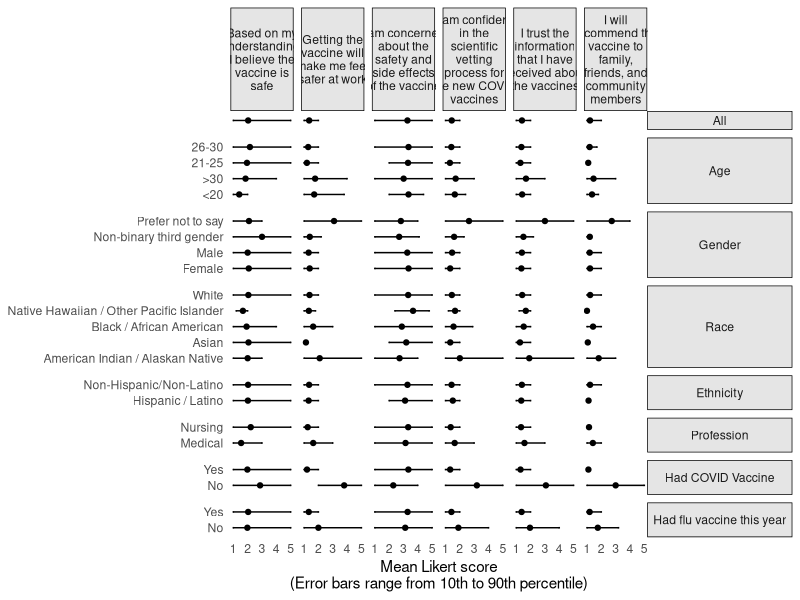

Here is the R script that generated this plot:
## ---- chunk 1
# Do not modify this chunk.
knitr::opts_chunk$set(echo = TRUE, warning = FALSE, message = FALSE)
## ---- chunk 2
# Put all necessary libraries here
library(tidyverse)
## ---- chunk 3
covid_survey <- read_csv("data/covid-survey.csv", skip = 1)
dim(covid_survey)
## ---- chunk 4
covid_survey<-covid_survey%>%filter(if_any(-response_id, ~ !is.na(.)))
dim(covid_survey)
## ---- chunk 5
covid_survey$exp_already_vax <- case_when(
  covid_survey$exp_already_vax == 0 ~ "No",
  covid_survey$exp_already_vax == 1 ~ "Yes"
)

covid_survey$exp_flu_vax <- case_when(
  covid_survey$exp_flu_vax == 0 ~ "No",
  covid_survey$exp_flu_vax == 1 ~ "Yes"
)

covid_survey$exp_profession <- case_when(
  covid_survey$exp_profession == 0 ~ "Medical",
  covid_survey$exp_profession == 1 ~ "Nursing"
)

covid_survey$exp_gender <- case_when(
  covid_survey$exp_gender == 0 ~ "Male",
  covid_survey$exp_gender == 1 ~ "Female",
  covid_survey$exp_gender == 3 ~ "Non-binary third gender",
  covid_survey$exp_gender == 4 ~ "Prefer not to say"
)

covid_survey$exp_race <- case_when(
  covid_survey$exp_race == 1 ~ "American Indian / Alaskan Native",
  covid_survey$exp_race == 2 ~ "Asian",
  covid_survey$exp_race == 3 ~ "Black / African American",
  covid_survey$exp_race == 4 ~ "Native Hawaiian / Other Pacific Islander",
  covid_survey$exp_race == 5 ~ "White"
)

covid_survey$exp_ethnicity <- case_when(
  covid_survey$exp_ethnicity == 1 ~ "Hispanic / Latino",
  covid_survey$exp_ethnicity == 2 ~ "Non-Hispanic/Non-Latino"
)

covid_survey$exp_age_bin <- case_when(
  covid_survey$exp_age_bin == 0 ~ "<20",
  covid_survey$exp_age_bin == 20 ~ "21-25",
  covid_survey$exp_age_bin == 25 ~ "26-30",
  covid_survey$exp_age_bin == 30 ~ ">30",
)
## ---- chunk 6
covid_survey_longer <- covid_survey %>% 
  pivot_longer(
    cols = starts_with("exp_"), 
    names_to = "explanatory", 
    values_to = "explanatory_value") %>% 
  filter(!is.na(explanatory_value)) %>% 
  pivot_longer(
    cols = starts_with("resp_"), 
    names_to = "response", 
    values_to = "response_value")

covid_survey_longer
## ---- chunk 7
covid_survey_summary_stats_by_group <- covid_survey_longer %>% group_by(explanatory, explanatory_value, response) %>% summarize(mean = mean(response_value, na.rm = TRUE), low = quantile(response_value, 0.1, na.rm = TRUE), high = quantile(response_value, 0.9, na.rm = TRUE))

covid_survey_summary_stats_by_group
## ---- chunk 8
covid_survey_summary_stats_all <- covid_survey_longer %>% group_by(response) %>% summarize(mean = mean(response_value, na.rm = TRUE), low = quantile(response_value, 0.1, na.rm = TRUE), high = quantile(response_value, 0.9, na.rm = TRUE)) %>% mutate(explanatory = "All", explanatory_value = "")

covid_survey_summary_stats_all
## ---- chunk 9
covid_survey_summary_stats <- bind_rows(covid_survey_summary_stats_all, covid_survey_summary_stats_by_group)
covid_survey_summary_stats
## ---- chunk 10
covid_survey_summary_stats$response[covid_survey_summary_stats$response == "resp_safety"] <- "Based on my understanding, I believe the vaccine is safe"
covid_survey_summary_stats$response[covid_survey_summary_stats$response == "resp_confidence_science"] <- "I am confident in the scientific vetting process for the new COVID vaccines"
covid_survey_summary_stats$response[covid_survey_summary_stats$response == "resp_feel_safe_at_work"] <- "Getting the vaccine will make me feel safer at work"
covid_survey_summary_stats$response[covid_survey_summary_stats$response == "resp_will_recommend"] <- "I will recommend the vaccine to family, friends, and community members"
covid_survey_summary_stats$response[covid_survey_summary_stats$response == "resp_trust_info"] <- "I trust the information that I have received about the vaccines"
covid_survey_summary_stats$response[covid_survey_summary_stats$response == "resp_concern_safety"] <- "I am concerned about the safety and side effects of the vaccine"

covid_survey_summary_stats$explanatory[covid_survey_summary_stats$explanatory == "exp_age_bin"] <- "Age"
covid_survey_summary_stats$explanatory[covid_survey_summary_stats$explanatory == "exp_gender"] <- "Gender"
covid_survey_summary_stats$explanatory[covid_survey_summary_stats$explanatory == "exp_race"] <- "Race"
covid_survey_summary_stats$explanatory[covid_survey_summary_stats$explanatory == "exp_ethnicity"] <- "Ethnicity"
covid_survey_summary_stats$explanatory[covid_survey_summary_stats$explanatory == "exp_profession"] <- "Profession"
covid_survey_summary_stats$explanatory[covid_survey_summary_stats$explanatory == "exp_already_vax"] <- "Had COVID Vaccine"
covid_survey_summary_stats$explanatory[covid_survey_summary_stats$explanatory == "exp_flu_vax"] <- "Had flu vaccine this year"
## ---- chunk 11
ggplot(data = covid_survey_summary_stats, mapping = aes(mean, explanatory_value, xmin = low, xmax = high)) +
  geom_errorbarh(height = 0.1) +
  geom_point() +
  facet_grid(vars(factor(explanatory, levels = c("All", "Age", "Gender", "Race", "Ethnicity", "Profession", "Had COVID Vaccine", "Had flu vaccine this year"))), vars(response), space = "free", scales = "free_y", labeller = labeller(response = label_wrap_gen(15))) +
  theme_minimal() + 
  theme(strip.background = element_rect(colour="black",
                                        fill="gray90"),
        axis.title.y=element_blank(),
        strip.text.y = element_text(angle = 0),
        panel.grid.major = element_blank(),
        panel.grid.minor = element_blank()) +
  labs(x = "Mean Likert score\n(Error bars range from 10th to 90th percentile)")
